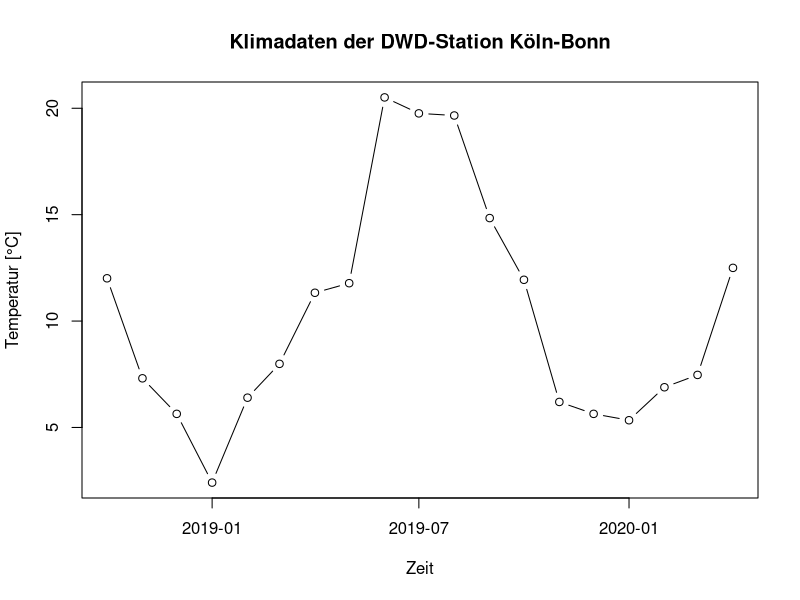
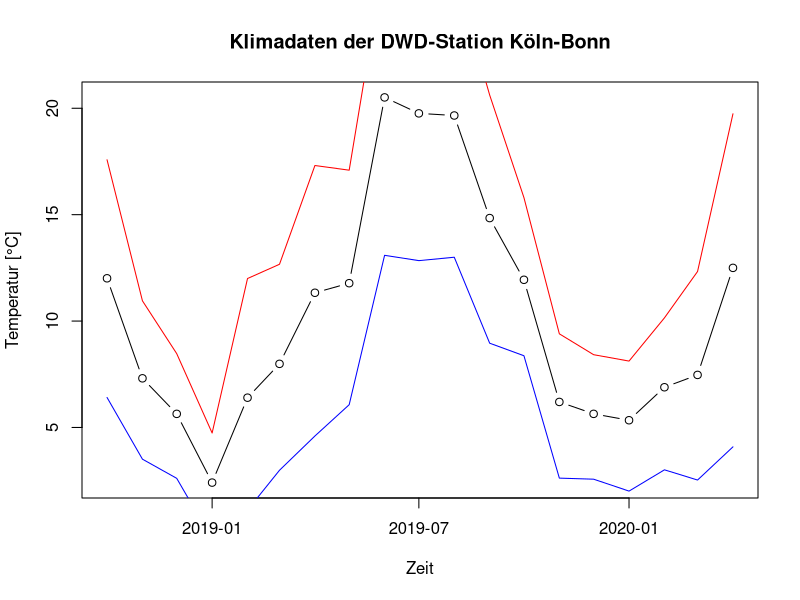
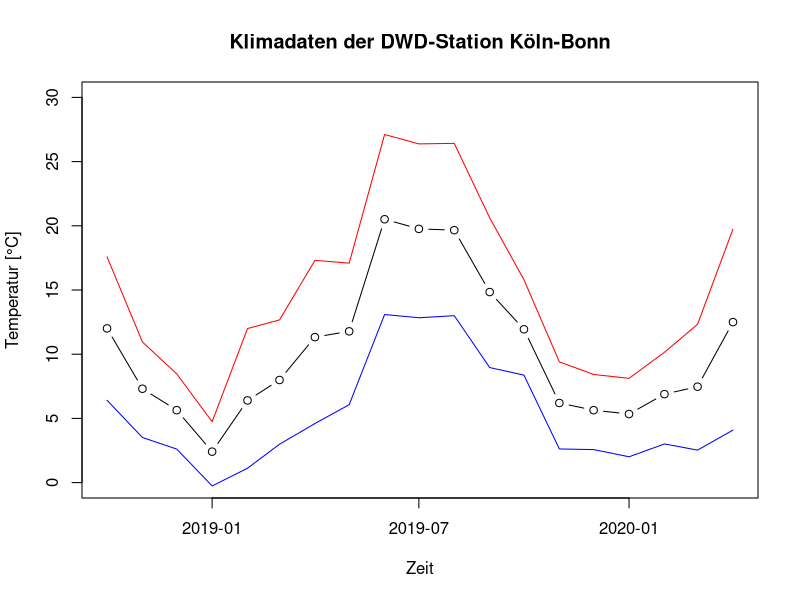
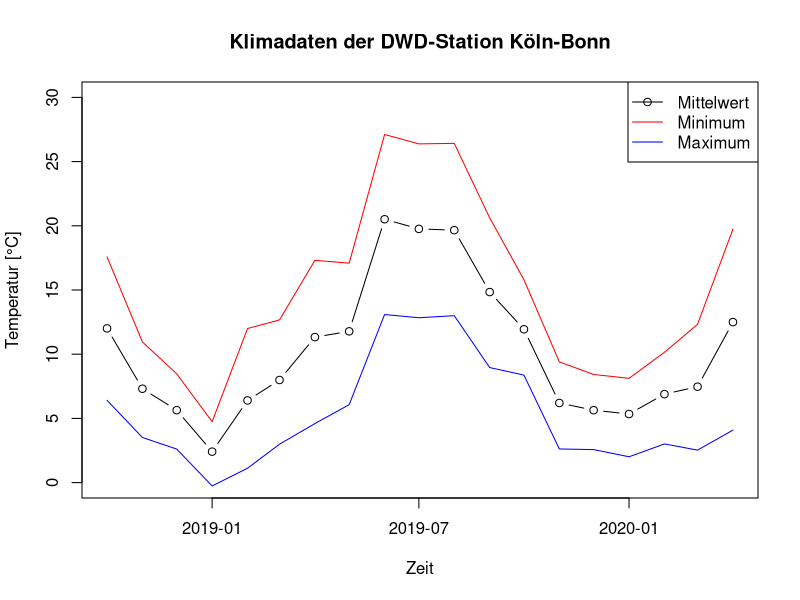

Write the R code that produced these figures, in order. (Note: this script raises an error after producing the figures.)
## ---- chunk 1
meteo <- read.table('produkt_klima_monat_20181001_20200430_02667.txt',
header = T, sep = ';')
str(meteo)
## ---- chunk 2
my_date <- as.Date(as.character(meteo$MESS_DATUM_BEGINN), format = '%Y%m%d')
my_date
## ---- chunk 3
plot(my_date, meteo$MO_TT, type = 'b', xlab = 'Zeit', ylab = 'Temperatur [°C]', main = 'Klimadaten der DWD-Station Köln-Bonn')
## ---- chunk 4
plot(my_date, meteo$MO_TT, type = 'b', xlab = 'Zeit', ylab = 'Temperatur [°C]', main = 'Klimadaten der DWD-Station Köln-Bonn')

# Minimumtemperatur in blau
lines(my_date, meteo$MO_TN, col = 'blue')

# Maximumtemperatur in rot
lines(my_date, meteo$MO_TX, col = 'red')
## ---- chunk 5
plot(my_date, meteo$MO_TT, type = 'b', xlab = 'Zeit', ylab = 'Temperatur [°C]', main = 'Klimadaten der DWD-Station Köln-Bonn', ylim = c(0, 30))

# Minimumtemperatur in rot
lines(my_date, meteo$MO_TN, col = 'blue')

# Maximumtemperatur in blau
lines(my_date, meteo$MO_TX, col = 'red')
## ---- chunk 6
plot(my_date, meteo$MO_TT, type = 'b', xlab = 'Zeit', ylab = 'Temperatur [°C]', main = 'Klimadaten der DWD-Station Köln-Bonn', ylim = c(0, 30))

# Minimumtemperatur in rot
lines(my_date, meteo$MO_TN, col = 'blue')

# Maximumtemperatur in blau
lines(my_date, meteo$MO_TX, col = 'red')

legend('topright', legend = c('Mittelwert', 'Minimum', 'Maximum'),
       col = c('black', 'red', 'blue'), 
       pch = c(1, NA, NA),
       lty = 1)
## ---- chunk 7
knitr::include_graphics('Regionen_und_Raender.png', auto_pdf = T)
## ---- chunk 8
op <- par(mar = c(1, 1, 1, 1))
plot(my_date, meteo$MO_TT, type = 'b', xlab = 'Zeit', ylab = 'Temperatur [°C]', main = 'Klimadaten der DWD-Station Köln-Bonn', ylim = c(0, 30))

# Minimumtemperatur in rot
lines(my_date, meteo$MO_TN, col = 'blue')

# Maximumtemperatur in blau
lines(my_date, meteo$MO_TX, col = 'red')
